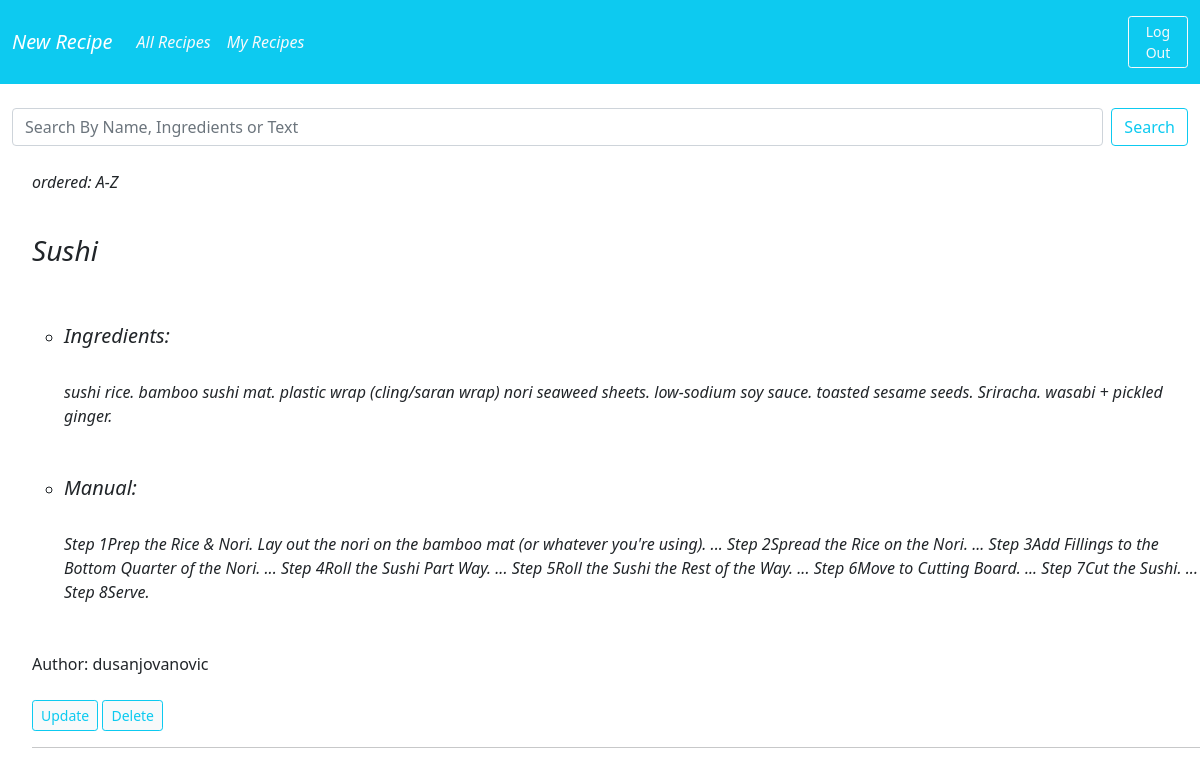
Page /my-recipes/ (signed in) on the committed database.
### recipes/models.py (models this page shows, shortened)
class Recipe(models.Model):
    user = models.ForeignKey(User, on_delete=models.CASCADE)
    recipe_name = models.CharField(max_length=200)
    recipe_ingredients = models.TextField(max_length=3000)
    recipe_text = models.TextField(max_length=10000)
    email = models.EmailField(max_length=50, blank=True)
    class Meta:
        ordering = ['recipe_name']

### recipes/views.py (the view)
# urls.py: path('my-recipes/', views.MyRecipeListView.as_view(), name='my-recipes'),
class MyRecipeListView(generic.ListView):
    template_name = 'myrecipe_list.html'
    model = Recipe

### recipes/templates/myrecipe_list.html
{% extends 'base.html' %}
{% block body %}
{% if user.is_authenticated %}
<br><p><i> ordered: A-Z </i></p>
    {% for recipe in recipe_list %}
        {% if request.user == recipe.user %}
            <br> <b> <i> <h3> {{ recipe.recipe_name }} </h3> </i> </b> <br> <br>
            <ul>
                <li> <i> <h5> Ingredients: </h5> <br> {{ recipe.recipe_ingredients }} </i> </li> <br> <br>
                <li> <i> <h5> Manual: </h5> <br> {{ recipe.recipe_text }} </i> </li> <br> <br>
            </ul>
            Author: {{ recipe.user }} <br> <br>
                <a href="{% url 'my-recipe-update' recipe.pk %}" class="btn btn-sm btn-outline-info bg-light text-info"> Update </a>
                <a href="{% url 'my-recipe-delete' recipe.pk %}" class="btn btn-sm btn-outline-info bg-light text-info"> Delete </a>
            <hr>
        {% endif %}
    {% endfor %}
{% endif %}
{% endblock %}

### rows in the picture
Recipe: recipe_name "Sushi", recipe_ingredients "sushi rice. bamboo sushi mat. plastic wrap (cling/saran wrap) nori seaweed sheets. low-sodium soy sauce. toasted sesame seeds. Sriracha. wasabi + pickled ginger.", recipe_text "Step 1Prep the Rice & Nori. Lay out the nori on the bamboo mat (or whatever you're using). ... Step 2Spread the Rice on the Nori. ... Step 3Add Fillings to the Bottom Quarter of the Nori. ... Step 4Roll the Sushi Part Way. ... Step 5Roll the Sushi the Rest of the Way. ... Step 6Move to Cutting Board. ... Step 7Cut the Sushi. ... Step 8Serve.", user "dusanjovanovic"
